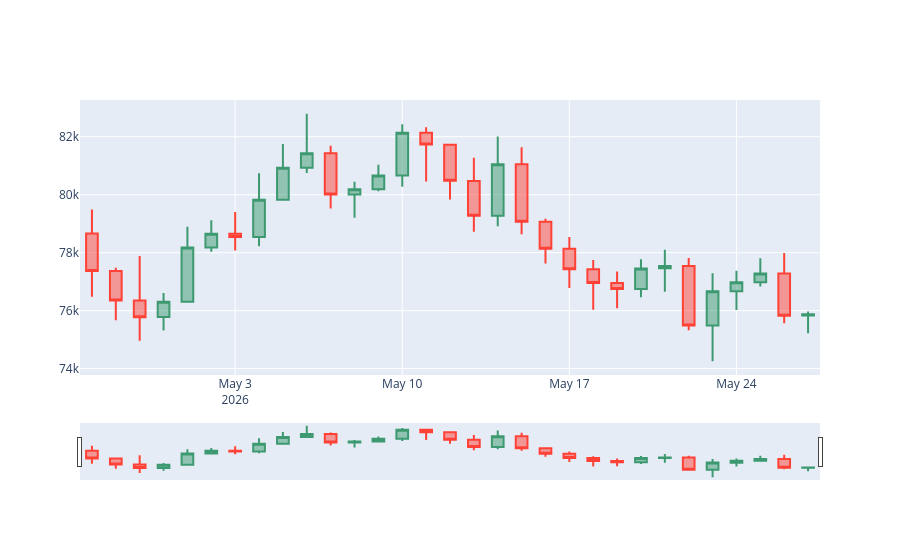

Notebook code for this chart:
### Code cell
df = df_BTC

df_BTC = yf.download('BTC-USD', period='1y', interval='1d', 
                       multi_level_index=False, auto_adjust=False)
go.Figure(data=[go.Candlestick(
    x=df.index,
    open=df['Open'],
    high=df['High'],
    low=df['Low'],
    close=df['Close'])])
